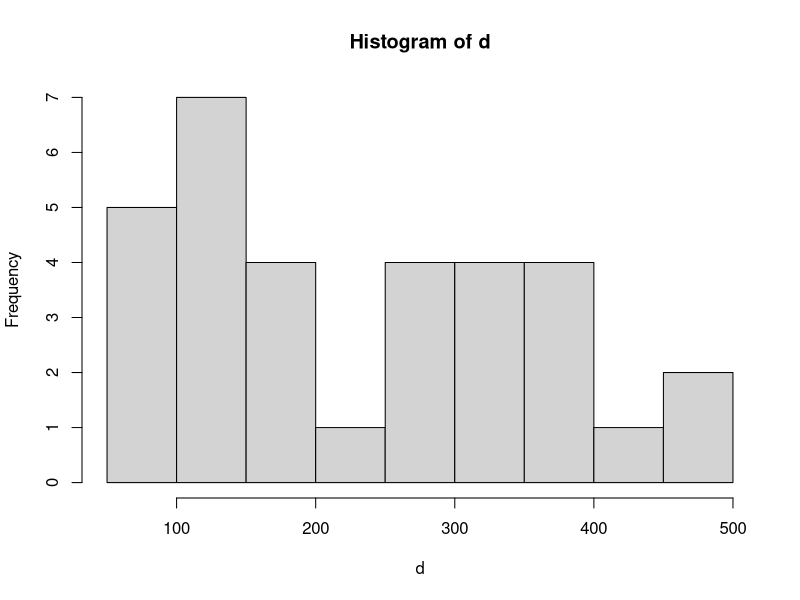
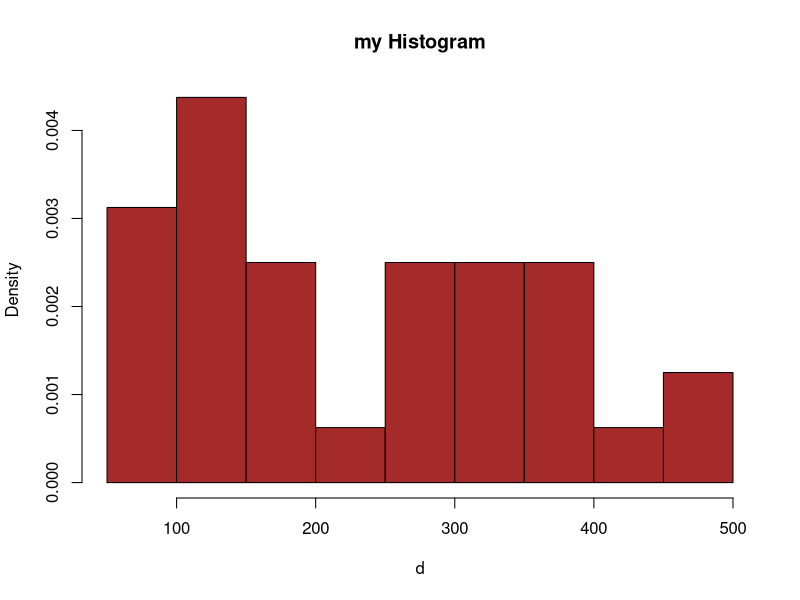
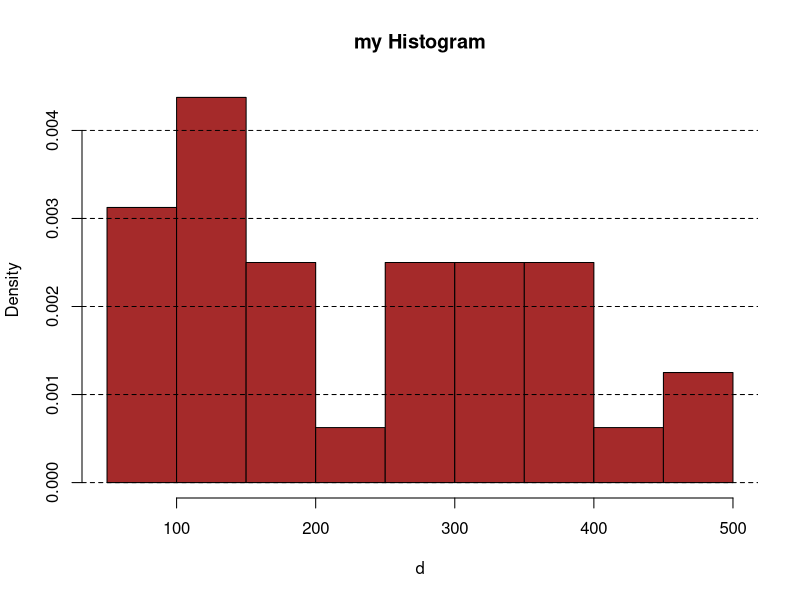
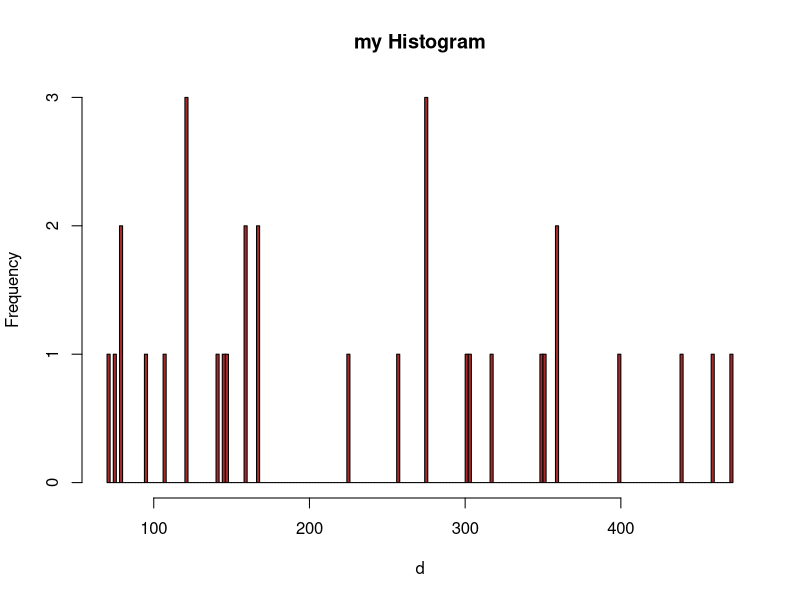
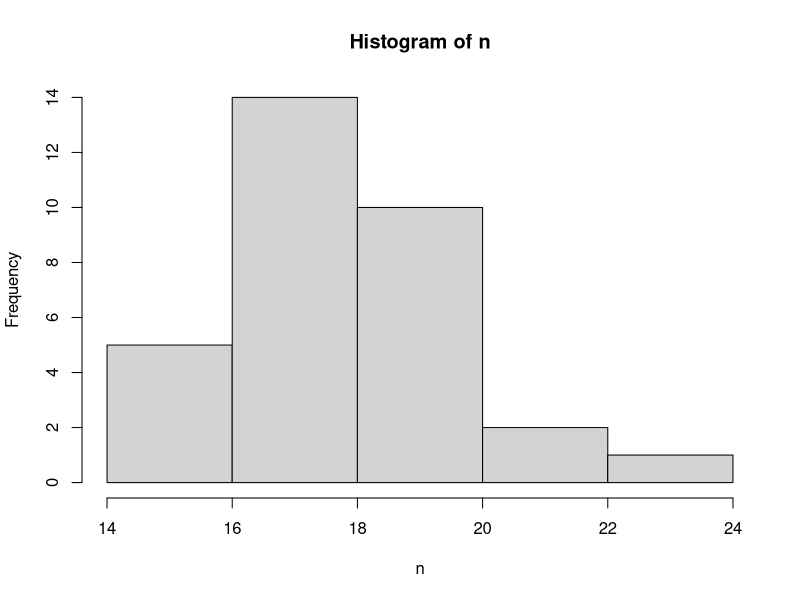
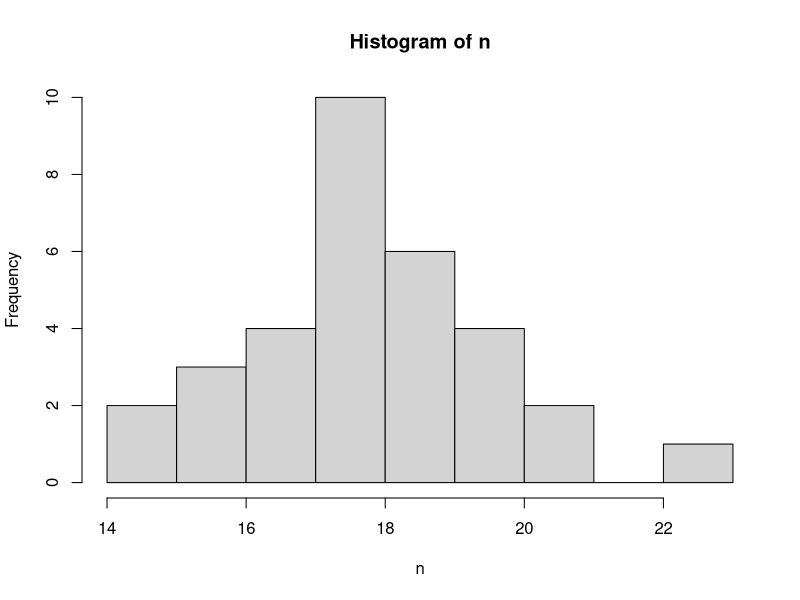
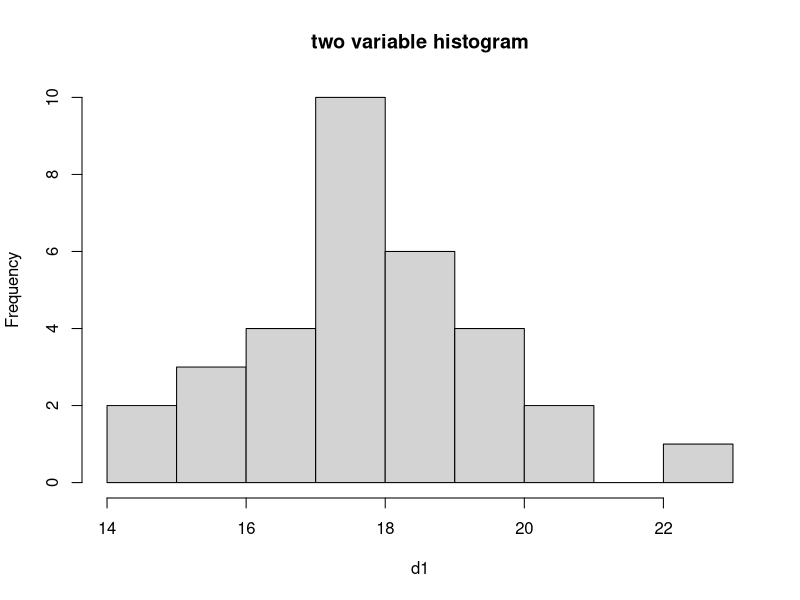
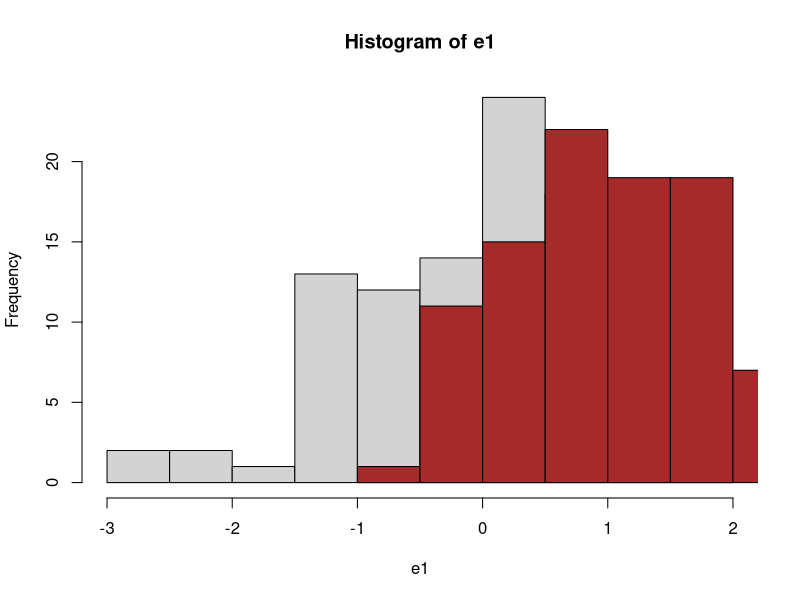

Write the R code that produced these figures, in order.
## ---- chunk 1
data("mtcars")
## ---- chunk 2
d<-mtcars$disp
## ---- chunk 3
d
## ---- chunk 4
hist(d)
## ---- chunk 5
hist(d,main="my Histogram", col="brown",prob=TRUE)
## ---- chunk 6
hist(d,main="my Histogram", col="brown",prob=TRUE)
grid(nx=NA,ny=NULL,lty=2,col="black",lwd=1)

## ---- chunk 7
hist(d,main="my Histogram", col="brown",breaks=170)

## ---- chunk 8
n<-mtcars$qsec
## ---- chunk 9
n
## ---- chunk 10
hist(n,breaks=3)
## ---- chunk 11
hist(n,breaks=6)

## ---- chunk 12
summary(d)
## ---- chunk 13
d1<-mtcars$qsec
d2<-mtcars$wt

## ---- chunk 14
hist(d1,main="two variable histogram")
hist(d2, col="brown",add=TRUE)
## ---- chunk 15
summary(d1)
## ---- chunk 16
summary(d2)
## ---- chunk 17
e1<-rnorm(100,mean = 0,sd=1)
e2<-rnorm(100,mean = 1,sd=1)
## ---- chunk 18
hist(e1)
hist(e2,col="brown",add=T)
## ---- chunk 19
hist(d,prob=TRUE)
## ---- chunk 20
hist(d)
x<-seq(min(d),max(d),length=50)
p<-dnorm(x,mean=mean(d),sd=sd(d))
lines(x,p,col="brown",lwd=2)

## ---- chunk 21

